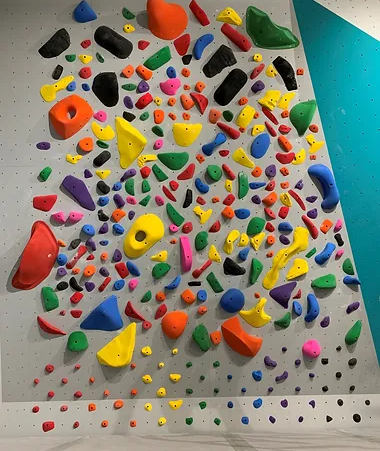
#> input picture sprywallclean.png, 380 x 451 px
$ python spraywall_detection.py
#> lines starting #> are read from the running program, lines starting #| are printed output that depends on the picture; after the words box and inside, x2 and y2 are one past the last pixel; in counts of white or black regions, pixels touching at a corner belong together
import cv2 as cv
from matplotlib import pyplot as plt
import numpy as np


#Reading and conversions
baseImage_bgr = cv.imread('sprywallclean.png')
#> baseImage_bgr is the input picture: shape (451, 380, 3); mean B, G, R 114.3, 131.3, 134
baseImage_rbg = cv.cvtColor(baseImage_bgr,cv.COLOR_BGR2RGB)
img_grey = cv.imread('sprywallclean.png',cv.IMREAD_GRAYSCALE)
#> img_grey: shape (451, 380); min 0, max 251, mean 135
img_hsv = cv.cvtColor(baseImage_bgr, cv.COLOR_BGR2HSV)
#> img_hsv: shape (451, 380, 3); mean H, S, V 41.3, 94.4, 153
h,s,v = cv.split(img_hsv)


#filtering
    #h
bilateral_filtered_h = cv.bilateralFilter(h ,9 ,75,75)
gaussian_filtered_h = cv.GaussianBlur(h ,(5,5) ,0 )
    #s
bilateral_filtered_s =cv.bilateralFilter(s,9 ,75 , 75)
gaussian_filtered_s = cv.GaussianBlur(s , (5,5),0)
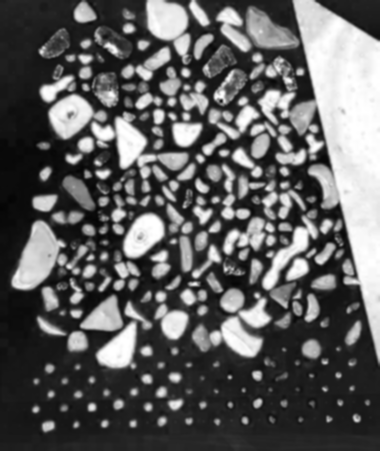
#> gaussian_filtered_s: shape (451, 380); min 4, max 255, mean 94.4


#Thresholding
    #h
otsureth,otsu_thresh_h=cv.threshold( bilateral_filtered_h, 0 ,255 , cv.THRESH_BINARY+cv.THRESH_OTSU)
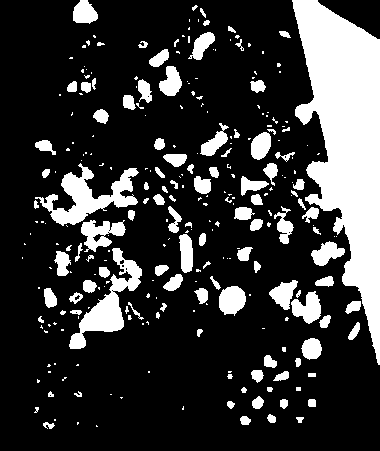
#> otsu_thresh_h: shape (451, 380); 21.4% white; 274 white regions (162 under 20 px), largest, box (x1, y1, x2, y2) and area: (292, 0, 380, 365) 17129, (35, 163, 139, 226) 2410, (69, 248, 142, 349) 2148
#> otsureth = 64
    #s
otsureth,otsu_thresh_s=cv.threshold( bilateral_filtered_s, 0 ,255 , cv.THRESH_BINARY+cv.THRESH_OTSU)
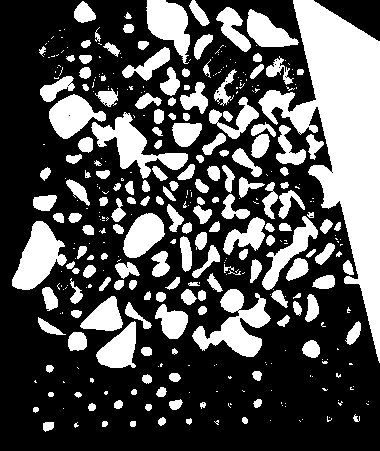
#> otsu_thresh_s: shape (451, 380); 32.7% white; 373 white regions (198 under 20 px), largest, box (x1, y1, x2, y2) and area: (258, 0, 380, 363) 16846, (192, 289, 271, 357) 2375, (91, 112, 188, 179) 2101
#> otsureth = 122

reth,thresh_h =cv.threshold(h,127,150,cv.THRESH_BINARY)
#> thresh_h: shape (451, 380); values 0 (black) and 150 (white), 5.9% white; 367 white regions (285 under 20 px), largest, box (x1, y1, x2, y2) and area: (35, 163, 97, 226) 1588, (269, 280, 297, 310) 467, (179, 234, 193, 273) 436
rets,thresh_s =cv.threshold(s,200,255,cv.THRESH_BINARY)
#> thresh_s: shape (451, 380); 21.4% white; 774 white regions (630 under 20 px), largest, box (x1, y1, x2, y2) and area: (293, 0, 380, 360) 14507, (147, 0, 187, 40) 1245, (49, 95, 92, 139) 1104
retv,thresh_v = cv.threshold(v , 127,150,cv.THRESH_BINARY)
#> thresh_v: shape (451, 380); values 0 (black) and 150 (white), 76.6% white; 884 black regions (687 under 20 px), largest, box (x1, y1, x2, y2) and area: (159, 311, 257, 398) 4334, (0, 0, 120, 43) 2834, (292, 0, 350, 84) 1814
ret,threshgrey =cv.threshold(img_grey,127, 150,cv.THRESH_BINARY)
#> threshgrey: shape (451, 380); values 0 (black) and 150 (white), 65% white; 717 black regions (520 under 20 px), largest, box (x1, y1, x2, y2) and area: (202, 0, 380, 374) 12508, (122, 238, 265, 399) 9344, (0, 0, 187, 59) 6303
#morphology
kernel = np.ones((3,3),np.uint8)
closing_grey = cv.morphologyEx(threshgrey, cv.MORPH_CLOSE, kernel)
#> closing_grey: shape (451, 380); values 0 (black) and 150 (white), 67.5% white; 220 black regions (22 under 20 px), largest, box (x1, y1, x2, y2) and area: (126, 242, 260, 399) 8386, (308, 158, 380, 365) 5044, (0, 0, 173, 51) 4642
closing_h = cv.morphologyEx(thresh_h, cv.MORPH_CLOSE, kernel)
#> closing_h: shape (451, 380); values 0 (black) and 150 (white), 6.1% white; 321 white regions (239 under 20 px), largest, box (x1, y1, x2, y2) and area: (34, 163, 97, 227) 1684, (269, 280, 297, 310) 474, (179, 230, 193, 273) 447
closing_s = cv.morphologyEx(thresh_s, cv.MORPH_CLOSE, kernel)
#> closing_s: shape (451, 380); 22.9% white; 471 white regions (331 under 20 px), largest, box (x1, y1, x2, y2) and area: (293, 0, 380, 360) 14621, (147, 0, 189, 64) 1514, (12, 222, 65, 289) 1367
closing_v = cv.morphologyEx(thresh_v, cv.MORPH_CLOSE, kernel)
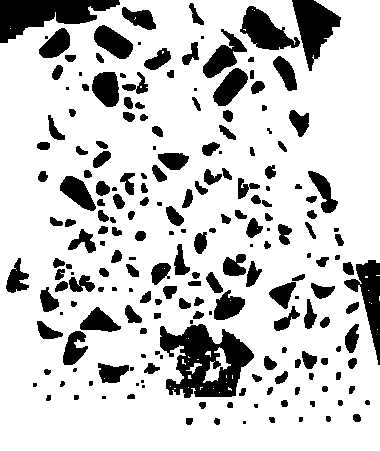
#> closing_v: shape (451, 380); values 0 (black) and 150 (white), 79.5% white; 206 black regions (39 under 20 px), largest, box (x1, y1, x2, y2) and area: (160, 324, 254, 398) 4030, (0, 0, 120, 43) 2791, (292, 0, 341, 71) 1773

opened_s =cv.morphologyEx(closing_s,cv.MORPH_OPEN ,kernel)
#> opened_s: shape (451, 380); 21.4% white; 172 white regions (37 under 20 px), largest, box (x1, y1, x2, y2) and area: (293, 0, 380, 359) 14587, (147, 0, 189, 57) 1494, (12, 241, 62, 289) 1186
#canny
canny_s=cv.Canny(bilateral_filtered_s,50,200)
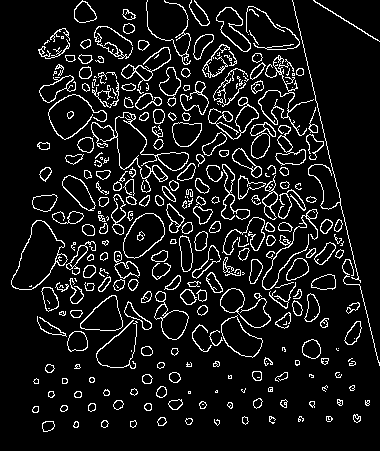
#> canny_s: shape (451, 380); 9.4% white in thin lines or dots

contours,_= cv.findContours(canny_s, cv.RETR_TREE, cv.CHAIN_APPROX_TC89_KCOS)
#> contours = 592 contours, 244 with area under 20; largest, box (x1, y1, x2, y2) and area: (11, 220, 68, 290) 2126, (11, 220, 65, 290) 1967, (123, 213, 165, 259) 1264, (123, 213, 165, 259) 1222, (221, 315, 263, 358) 975

cv.drawContours(canny_s,contours , -1 ,(255,0,0) ,2)
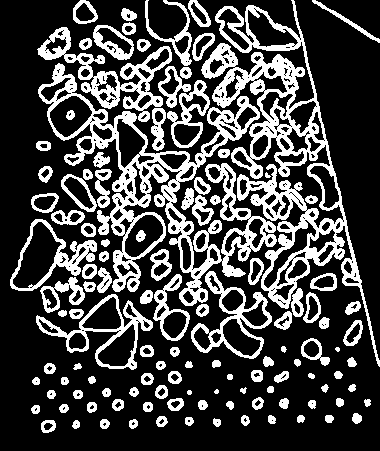
#> canny_s: shape (451, 380); 26.8% white; 117 white regions (2 under 20 px), largest, box (x1, y1, x2, y2) and area: (201, 0, 380, 367) 11903, (38, 63, 277, 306) 10929, (37, 27, 172, 122) 2901


#maths
inter_hs = cv.bitwise_or(thresh_h ,thresh_s)
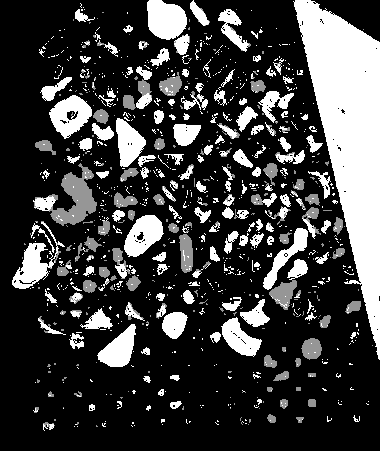
#> inter_hs: shape (451, 380); min 0, max 255, mean 62.3


fig = plt.figure(figsize=(10, 13))
rows = 3
columns = 3

fig.add_subplot(rows,columns ,1)
plt.title('h')
plt.imshow(h)

fig.add_subplot(rows,columns , 2)
plt.title('h bil filter')
plt.imshow(bilateral_filtered_h)

fig.add_subplot(rows,columns , 3)
plt.title('otsu tresh h after bil filter')
plt.imshow(otsu_thresh_h)

fig.add_subplot(rows,columns ,4)
plt.title('s')
plt.imshow(s)

fig.add_subplot(rows,columns , 5)
plt.title('s bil filter')
plt.imshow(bilateral_filtered_s)

fig.add_subplot(rows,columns , 6)
plt.title('otsu tresh s after bil filter')
plt.imshow(otsu_thresh_s)

fig.add_subplot(rows,columns , 7)
plt.title('canny detection and contours')
plt.imshow(canny_s)


plt.tight_layout()
plt.show()

$ run again, with spraywall.png copied over sprywallclean.png
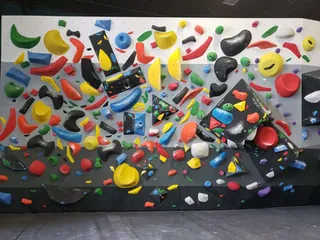
#> input picture spraywall.png, 320 x 240 px
#> baseImage_bgr is the input picture: shape (240, 320, 3); mean B, G, R 95.8, 103.6, 110.2
#> img_hsv: shape (240, 320, 3); mean H, S, V 71.8, 62.3, 119.4
#> `otsureth,otsu_thresh_h=cv.threshold( bilateral_filtered_h, 0 ,255 , cv..`:
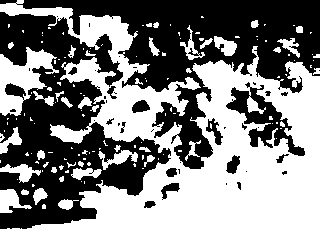
#> otsu_thresh_h: shape (240, 320); 51.9% white; 42 black regions (25 under 20 px), largest, box (x1, y1, x2, y2) and area: (0, 12, 171, 229) 16963, (0, 0, 320, 169) 16955, (226, 82, 305, 156) 1853
#> `otsureth,otsu_thresh_h=cv.threshold( bilateral_filtered_h, 0 ,255 , cv..`: otsureth = 69
#> otsu_thresh_s: shape (240, 320); 22.4% white; 116 white regions (42 under 20 px), largest, box (x1, y1, x2, y2) and area: (29, 30, 100, 102) 1758, (0, 101, 82, 164) 1695, (259, 53, 301, 97) 998
#> `otsureth,otsu_thresh_s=cv.threshold( bilateral_filtered_s, 0 ,255 , cv..`: otsureth = 91
#> thresh_h: shape (240, 320); values 0 (black) and 150 (white), 9.8% white; 474 white regions (390 under 20 px), largest, box (x1, y1, x2, y2) and area: (257, 79, 298, 99) 298, (68, 15, 101, 44) 284, (180, 25, 205, 60) 217
#> thresh_s: shape (240, 320); 3.2% white; 204 white regions (180 under 20 px), largest, box (x1, y1, x2, y2) and area: (114, 165, 138, 187) 358, (45, 32, 68, 53) 255, (33, 102, 50, 122) 244
#> thresh_v: shape (240, 320); values 0 (black) and 150 (white), 43.5% white; 153 white regions (108 under 20 px), largest, box (x1, y1, x2, y2) and area: (0, 16, 320, 168) 28454, (102, 224, 221, 240) 1169, (110, 163, 139, 188) 485
#> threshgrey: shape (240, 320); values 0 (black) and 150 (white), 32.6% white; 177 white regions (134 under 20 px), largest, box (x1, y1, x2, y2) and area: (1, 16, 320, 168) 21403, (110, 163, 139, 187) 442, (139, 226, 183, 240) 237
#> closing_grey: shape (240, 320); values 0 (black) and 150 (white), 35% white; 92 white regions (57 under 20 px), largest, box (x1, y1, x2, y2) and area: (0, 16, 320, 168) 23678, (116, 226, 183, 240) 523, (110, 163, 146, 187) 472
#> closing_h: shape (240, 320); values 0 (black) and 150 (white), 11.2% white; 319 white regions (237 under 20 px), largest, box (x1, y1, x2, y2) and area: (235, 71, 302, 99) 518, (257, 112, 296, 152) 307, (68, 15, 101, 44) 290
#> closing_s: shape (240, 320); 3.8% white; 143 white regions (118 under 20 px), largest, box (x1, y1, x2, y2) and area: (114, 165, 143, 195) 531, (45, 32, 68, 53) 309, (33, 102, 50, 122) 253
#> closing_v: shape (240, 320); values 0 (black) and 150 (white), 46.3% white; 86 white regions (52 under 20 px), largest, box (x1, y1, x2, y2) and area: (0, 16, 320, 168) 31004, (67, 224, 222, 240) 1523, (103, 153, 146, 188) 636
#> opened_s: shape (240, 320); 2.7% white; 27 white regions (7 under 20 px), largest, box (x1, y1, x2, y2) and area: (115, 165, 141, 195) 522, (45, 32, 67, 53) 307, (33, 102, 50, 122) 253
#> contours = 238 contours, 100 with area under 20; largest, box (x1, y1, x2, y2) and area: (258, 52, 301, 98) 1026, (258, 52, 301, 98) 988, (28, 29, 76, 92) 941, (110, 86, 154, 136) 616, (244, 125, 288, 175) 570
#> `inter_hs = cv.bitwise_or(thresh_h ,thresh_s)`:
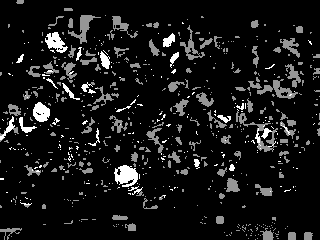
#> inter_hs: shape (240, 320); min 0, max 255, mean 22.9
